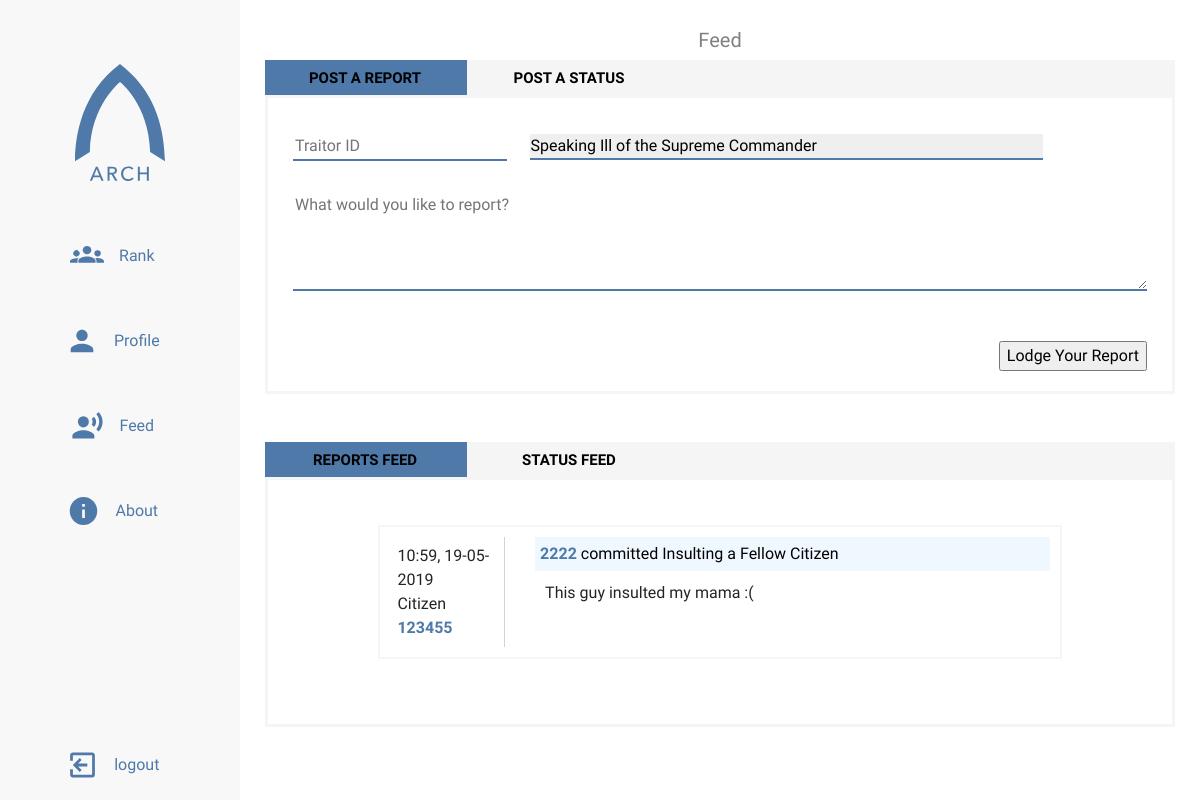
/feed (signed in), run on the app's committed database.
### app/models.py (models this page shows, shortened)
class Report(db.Model):
    reporter_id = db.Column(db.String(12), db.ForeignKey('citizen.citizen_id'))
    reported_id = db.Column(db.String(12), db.ForeignKey('citizen.citizen_id'))
    report_id = db.Column(db.Integer, primary_key=True)
    time = db.Column(db.DateTime, index=True, default=datetime.utcnow)
    report_category = db.Column(db.String(64), default='betrayal')
    body = db.Column(db.String(140))

### app/routes.py (the view)
@app.route('/feed', methods=['GET', 'POST'])
@login_required
def feed():
    invalid_citizen = False
    submit_error = False
    status_page = request.args.get('status', 1, type=int)
    reports_page = request.args.get('reports', 1, type=int)
    form = CitizenReport(reporter=current_user.citizen_id)
    status_input = CitizenStatus()
    if form.validate_on_submit():
        reported = Citizen.query.filter_by(
            citizen_id=form.traitor.data).first()
        if reported is None:
            invalid_citizen = True
            return redirect(url_for('feed'))
        else:
            try:
                reported.score = reported.score + float(form.category.data)
                db.session.commit()
                subject = value = dict(
                    form.category.choices).get(
                    form.category.data)
                new_report = Report(
                    reporter_id=current_user.citizen_id,
                    reported_id=reported.citizen_id,
                    report_id=gen_id(),
                    report_category=subject,
                    body=form.body.data)
                db.session.add(new_report)
                db.session.commit()
                print('Successful report submission')
            except Exception as score_error:
                print('Report submission error: ' + str(score_error))
    else:
        print('Report form validation error')
        print(form.errors)
    if status_input.validate_on_submit():
        try:
            current_citizen = Citizen.query.filter_by(
                citizen_id=current_user.citizen_id).first()
            current_citizen.score = current_citizen.score + \
                float(status_input.status_category.data)
            db.session.commit()
            status_subject = dict(
                status_input.status_category.choices).get(
                status_input.status_category.data)
            new_status = Status(
                citizen_id=current_user.citizen_id,
                status_id=gen_id(),
                status_category=status_subject,
                body=status_input.status.data)
            db.session.add(new_status)
            db.session.commit()
            print('Status submission successful')
        except Exception as status_error:
            print('Status submission error: ' + str(status_error))
    else:
        print('Status form validation error')
        print(status_input.errors)
    reports = Report.query.order_by(
        Report.time.desc()).paginate(
        reports_page, 5, False)
    next_reports = url_for('feed', reports=reports.next_num) \
        if reports.has_next else None
    prev_reports = url_for('feed', reports=reports.prev_num) \
        if reports.has_prev else None
    all_status = Status.query.order_by(
        Status.timestamp.desc()).paginate(
        status_page, 5, False)
    next_statuses = url_for('feed', status=all_status.next_num) \
        if all_status.has_next else None
    prev_statuses = url_for('feed', status=all_status.prev_num) \
        if all_status.prev else None
    return render_template(
        'feed.html',
        title='Feed',
        form=form,
        reports=reports.items,
        status_input=status_input,
        statuses=all_status.items,
        next_reports=next_reports,
        prev_reports=prev_reports,
        next_statuses=next_statuses,
        prev_statuses=prev_statuses)

### app/forms.py
class CitizenReport(FlaskForm):
    traitor = StringField(
        "The Traitor's Citizen ID",
        render_kw={"placeholder": "Traitor ID"},
        validators=[DataRequired(), Length(min=4, max=8)])
    category = SelectField(
        'Type of Treason',
        render_kw={"placeholder": "Select an offense"},
        choices=offenses, validators=[DataRequired()])
    body = TextAreaField(
        'More about your report',
        render_kw={"placeholder": "What would you like to report?"})
    report_submit = SubmitField('Lodge Your Report')

class CitizenStatus(FlaskForm):
    status = TextAreaField(
        "What's on your mind?",
        render_kw={"placeholder": "What are you up to?"})
    status_category = SelectField(
        'Type of Activity',
        choices=activities,
        validators=[DataRequired()])
    status_submit = SubmitField('Submit Status')

### app/models.py (called while the page is built)
@login.user_loader
def get_user(citizen_id):
    return Citizen.query.get(citizen_id)

### app/templates/feed.html (shortened to what this page needs)
{% extends "sidebar-base.html" %}
{% block style %}
<link rel="stylesheet" type="text/css" href="{{ url_for('static', filename='styles/feed.css') }}">
{% endblock %}
{% block content %}
<div class="feedbox">
     <div class="container-fluid">
          <div id="formtabs" class="tab--slider">
               <ul id="formsections" class="tab--tabs">
                    <li class="tab-slider--trigger active" rel="report-tab">
                         Post a Report
                    </li>
                    <li class="tab-slider--trigger" rel="status-tab">
                         Post a Status
                    </li>
               </ul>
          </div>
          <div class="tab--container">
               <div id="report-tab" class="tab--body">
                    <form method="post">
                         <div class="form-actions">
                              <div class="form-actions--container">
                                   {{ form.traitor(size=8) }}
                                   {{ form.category }}
                              </div>
                         </div>
                         <div class="form-body">
                              {{ form.body(size=140) }}
                         </div>
                         <div class="form-button">
                              {{ form.report_submit() }}
                         </div>
                    </form>
               </div>
          </div>
     </div>
     <br>
     <br>
     <div class="container-fluid">
          <div id="mainfeed" class="tab--slider2">
               <ul id="main-tabs" class="tab--tabs2">
                    <li class="tab-slider--trigger2 active2" rel="recent-reports">
                         Reports Feed
                    </li>
                    <li class="tab-slider--trigger2" rel="recent-stats">
                         Status Feed
                    </li>
               </ul>
          </div>
          <div class="tab--container2">
               <div id="recent-reports" class="tab--body2">
                    {% for report in reports %}
                         <div class="feed-post container-fluid">
                              <div class="poster">
                                   <span>{{ report.time.strftime('%H:%M, %d-%m-%Y') }}</span>
                                   <span>Citizen <a href="{{ url_for('profile', citizen_id=report.reporter_id) }}">{{ report.reporter_id }}</a></span>
                              </div>
                              <div class="post-main">
                                   <div class="post-chip">
                                        <a href="{{ url_for('profile', citizen_id=report.reported_id) }}">{{ report.reported_id }}</a> committed
                                        {{ report.report_category }}
                                   </div>
                                   <div class="post-body">
                                        {{ report.body }}
                                   </div>
                              </div>
                         </div>
                    {% endfor %}
               </div>
          </div>
     </div>
</div>
{% endblock content %}

### app/static/styles/main.css (style rules this page uses)
body { font-family: 'Questrial', sans-serif; overflow-x: hidden; margin: 0; padding: 0; box-sizing: border-box; }

### app/static/styles/feed.css (style rules this page uses)
.container-fluid { margin: 0; width: 100%; display: flex; justify-content: start; align-content: start; align-items: start; flex-direction: column; }
.tab--slider, .tab--slider2 { width: 100%; float: left; background-color: whitesmoke; }
.tab--container, .tab--container2 { width: 100%; margin-top: 0; border: 3px whitesmoke solid; }
.tab--container { padding: 0; }
.tab--container2 { margin-bottom: 20px; }
.tab--tabs, .tab--tabs2 { display: block; float: left; margin: 0; padding: 0; list-style: none; position: relative; overflow: hidden; background: whitesmoke; height: 35px; user-select: none; }
.tab--tabs::after, .tab--tabs2::after { content: ""; width: 50%; background: #4e79a8; color: white; height: 100%; position: absolute; top: 0; left: 0; transition: all 250ms ease-in-out; }
.tab-slider--trigger, .tab-slider--trigger2 { font-size: 15px; line-height: 1; font-weight: bold; color: black; text-transform: uppercase; text-align: center; padding: 11px 20px; position: relative; z-index: 2; width: 200px; cursor: pointer; display: inline-block; transition: color 250ms ease-in-out; user-select: none; }
.tab--body, .tab--body2 { width: 100%; margin-bottom: 20px; padding: 25px; }
.form-body { width: 100%; }
.form-body textarea { width: 100%; border: none; height: 100px; margin-bottom: 10px; border-bottom: 2px solid #4e79a8; }
.form-actions { margin-top: 10px; margin-bottom: 30px; width: 100%; display: flex; justify-content: start; align-items: start; align-content: start; flex-direction: column; }
.form-actions--container { width: 100%; }
.form-actions--container input { width: 25%; margin-right: 20px; border: none; border-bottom: #4e79a8 2px solid; }
.form-actions--container select { width: 60%; }
#report_submit, #status_submit { float: right; margin-bottom: 20px; margin-top: 40px; }
select { border: 0; outline: none; -webkit-appearance: none; -mox-appearance: none; border-bottom: #4e79a8 2px solid; color: black; transition: all .4 ease-in-out; }
select option { border: 0; border-bottom: 1px solid #4e79a8; padding: 10px; -webkit-appearance: none; -moz-appearance: none; }
.feed-post { width: 80%; display: flex; flex-direction: row; margin: 20px auto; align-content: start; justify-content: start; padding: 10px; border: 2px whitesmoke solid; cursor: pointer; transition: 0.4s; }
.poster { display: flex; align-content: center; justify-content: center; flex-direction: column; border-right: 1px lightgray solid; height: 100%; padding: 7px; }
.feed-post > .post-main { margin-left: 30px; width: 100%; display: flex; flex-direction: column; justify-content: start; align-content: start; }
.post-chip { background-color: aliceblue; color: black; text-align: left; width: 100%; padding: 5px; }
.post-main > .post-body { width: 100%; padding: 10px; background-color: white; }
a { text-decoration: none; font-weight: bold; color: #4e79a8; }

### data on the page
Report: time "10:59, 19-05-2019", reporter_id "123455", reported_id "2222", report_category "Insulting a Fellow Citizen", body "This guy insulted my mama :("

### other printed values
{{ title }} "Feed"
